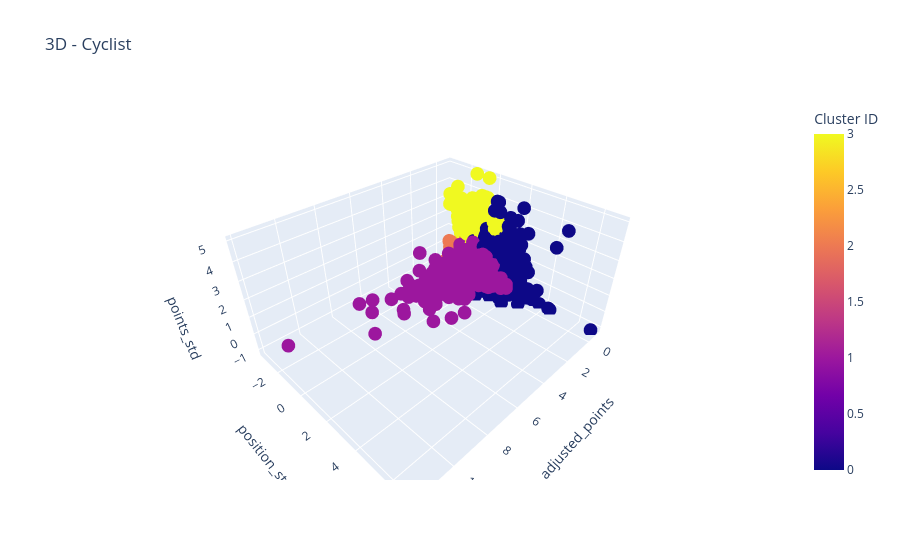

The code cell stored with this chart in its notebook:
### Markdown cell above
# Cyclist cluster - Hierarchical
### K = 4
### FEATURES: 'adjusted_points', 'position_std', 'points_std'

In this hierarchical clustering analysis, we examined cyclists using adjusted_points, position_std (position variability), and points_std (points variability). A key observation emerges when comparing the first row (adjusted_points) with the second row (position_std).

In the first row, the red cluster is significantly less evident compared to the second row, where it becomes more pronounced. This suggests that the red group (Cluster 3) struggles to distinguish itself when performance is measured purely by adjusted points. However, when variability in positions is considered, the red cluster appears more clearly, indicating greater inconsistency in performance compared to other groups. Using a 3D visualization of the clusters further accentuates this behavior, making it easier to observe the separation and subtle differences that are less apparent in 2D scatter plots.

Another notable point in the first row is the overrepresentation of cyclists in the elite division (high adjusted points, primarily orange cluster). This could indicate a potential lack of accuracy in cluster separation when relying solely on adjusted points, as cyclists may appear artificially grouped together at higher performance levels. By contrast, the variability dimensions (position_std and points_std) in the second row provide a clearer differentiation across clusters, particularly between the red and green groups.

### Code cell
# Load the dataset
with gzip.open('../dataset/cyclist_nf.pkl', 'r') as file:
    cyclists = pkl.load(file)
# Features
features = ['adjusted_points', 'position_std', 'points_std']
ut.clustering_Agglomerate(cyclists, features, 20, 'Cyclist', False, True, K=4)

### Figure 1 — Plotly figure (JSON) as saved in the notebook; plotly's stock layout.template omitted (floating-point values rounded to 4 significant figures; data arrays with more than 128 entries replaced by an {"elided": "..."} marker saying what was removed)
{"data": [{"hovertemplate": "adjusted_points=%{x}<br>position_std=%{y}<br>points_std=%{z}<br>Cluster ID=%{marker.color}<extra></extra>", "legendgroup": "", "marker": {"color": {"elided": "4129 int values"}, "coloraxis": "coloraxis", "symbol": "circle"}, "mode": "markers", "name": "", "scene": "scene", "showlegend": false, "type": "scatter3d", "x": {"elided": "4129 float values"}, "y": {"elided": "4129 float values"}, "z": {"elided": "4129 float values"}}], "layout": {"coloraxis": {"colorbar": {"title": {"text": "Cluster ID"}}, "colorscale": [[0, "#0d0887"], [0.1111, "#46039f"], [0.2222, "#7201a8"], [0.3333, "#9c179e"], [0.4444, "#bd3786"], [0.5556, "#d8576b"], [0.6667, "#ed7953"], [0.7778, "#fb9f3a"], [0.8889, "#fdca26"], [1, "#f0f921"]]}, "legend": {"title": {"text": "Cluster ID"}, "tracegroupgap": 0, "x": 1, "y": 1}, "scene": {"domain": {"x": [0, 1], "y": [0, 1]}, "xaxis": {"title": {"text": "adjusted_points"}}, "yaxis": {"title": {"text": "position_std"}}, "zaxis": {"title": {"text": "points_std"}}}, "title": {"text": "3D - Cyclist"}}}
